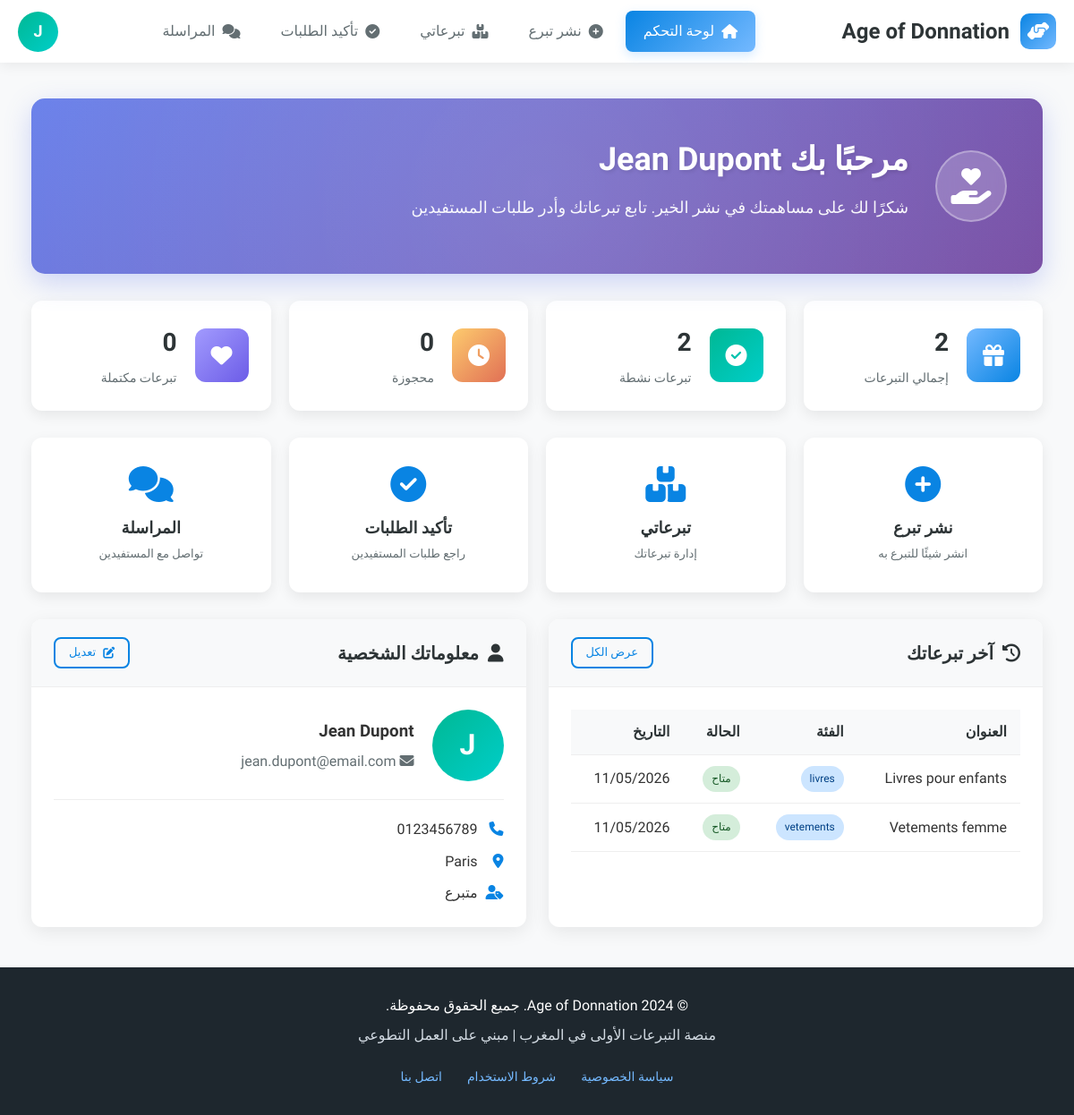
Screenshot of /donateur/dashboard.php (signed in) with the database file from the repository.
### tables this page shows
CREATE TABLE `users` (
  `id` INT(11) NOT NULL AUTO_INCREMENT,
  `nom` VARCHAR(100) NOT NULL,
  `email` VARCHAR(255) NOT NULL,
  `password` VARCHAR(255) NOT NULL,
  `type` ENUM('donateur','beneficiaire','livreur','admin') NOT NULL,
  `telephone` VARCHAR(20) DEFAULT NULL,
  `adresse` TEXT DEFAULT NULL,
  `ville` VARCHAR(100) DEFAULT NULL,
  `status` ENUM('active','inactive','pending') DEFAULT 'active',
  `reset_token` VARCHAR(100) DEFAULT NULL,
  `reset_expires` DATETIME DEFAULT NULL,
  `created_at` TIMESTAMP NOT NULL DEFAULT CURRENT_TIMESTAMP,
  `updated_at` TIMESTAMP NOT NULL DEFAULT CURRENT_TIMESTAMP ON UPDATE CURRENT_TIMESTAMP,
  PRIMARY KEY (`id`),
  UNIQUE KEY `email` (`email`)
);

CREATE TABLE `dons` (
  `id` INT(11) NOT NULL AUTO_INCREMENT,
  `donateur_id` INT(11) NOT NULL,
  `titre` VARCHAR(255) NOT NULL,
  `description` TEXT NOT NULL,
  `photo_principale` VARCHAR(255) DEFAULT NULL,
  `categorie` ENUM('vetements','nourriture','meubles','livres','electromenager','divers') NOT NULL,
  `etat` ENUM('neuf','bon_etat','usage') NOT NULL,
  `adresse_retrait` TEXT DEFAULT NULL,
  `ville` VARCHAR(100) DEFAULT NULL,
  `livraison_option` ENUM('none','fifty','full') DEFAULT 'none',
  `statut` ENUM('disponible','reserve','donne','expire') DEFAULT 'disponible',
  `is_deleted` TINYINT(1) DEFAULT 0,
  `deleted_at` TIMESTAMP NULL DEFAULT NULL,
  `created_at` TIMESTAMP NOT NULL DEFAULT CURRENT_TIMESTAMP,
  `updated_at` TIMESTAMP NOT NULL DEFAULT CURRENT_TIMESTAMP ON UPDATE CURRENT_TIMESTAMP,
  PRIMARY KEY (`id`),
  KEY `donateur_id` (`donateur_id`),
  CONSTRAINT `dons_ibfk_1`
    FOREIGN KEY (`donateur_id`) REFERENCES `users` (`id`)
    ON DELETE CASCADE
);

### donateur/dashboard.php (the view, shortened to what this page needs)
<?php
$database = new Database();
$db = $database->getConnection();
$user_id = $_SESSION['user_id'];
$query_user = "SELECT * FROM users WHERE id = :user_id";
$stmt_user = $db->prepare($query_user);
$stmt_user->bindParam(":user_id", $user_id);
$stmt_user->execute();
$current_user = $stmt_user->fetch(PDO::FETCH_ASSOC);
$stats_query = "
    SELECT
        COUNT(*) as total_dons,
        SUM(CASE WHEN statut = 'donne' THEN 1 ELSE 0 END) as dons_termines,
        SUM(CASE WHEN statut = 'disponible' THEN 1 ELSE 0 END) as dons_actifs,
        SUM(CASE WHEN statut = 'reserve' THEN 1 ELSE 0 END) as dons_reserves
    FROM dons
    WHERE donateur_id = :user_id
";
$stats_stmt = $db->prepare($stats_query);
$stats_stmt->bindParam(":user_id", $user_id);
$stats_stmt->execute();
$stats = $stats_stmt->fetch(PDO::FETCH_ASSOC);
$dons_query = "SELECT * FROM dons WHERE donateur_id = :user_id ORDER BY created_at DESC LIMIT 5";
$dons_stmt = $db->prepare($dons_query);
$dons_stmt->bindParam(":user_id", $user_id);
$dons_stmt->execute();
$dons_recent = $dons_stmt->fetchAll(PDO::FETCH_ASSOC);
?>
<!DOCTYPE html>
<html lang="fr" dir="rtl">
<head>
    <link rel="stylesheet" href="https://cdnjs.cloudflare.com/ajax/libs/font-awesome/6.4.0/css/all.min.css">
</head>
<body>
    <nav class="navbar">
        <a href="dashboard.php" class="logo">
            <div class="logo-icon">
                <i class="fas fa-hands-helping"></i>
            </div>
            <span>Age of Donnation</span>
        </a>
        <ul class="nav-links" id="navLinks">
            <li class="nav-item"><a href="dashboard.php" class="nav-link active"><i class="fas fa-home"></i> لوحة التحكم</a></li>
            <li class="nav-item"><a href="publier-don.php" class="nav-link"><i class="fas fa-plus-circle"></i> نشر تبرع</a></li>
            <li class="nav-item"><a href="mes-dons.php" class="nav-link"><i class="fas fa-boxes"></i> تبرعاتي</a></li>
            <li class="nav-item"><a href="confirmer-commandes.php" class="nav-link"><i class="fas fa-check-circle"></i> تأكيد الطلبات</a></li>
            <li class="nav-item"><a href="messagerie.php" class="nav-link"><i class="fas fa-comments"></i> المراسلة</a></li>
        </ul>
        <div class="user-menu">
            <div class="user-avatar" onclick="toggleDropdown()" title="الملف الشخصي">
                <?php echo strtoupper(substr($current_user['nom'], 0, 1)); ?>
            </div>
        </div>
    </nav>
    <div class="main-content">
        <div class="container">
            <div class="welcome-section">
                <div class="welcome-content">
                    <div class="welcome-icon">
                        <i class="fas fa-hand-holding-heart"></i>
                    </div>
                    <div class="welcome-text">
                        <h1>مرحبًا بك <?php echo htmlspecialchars($current_user['nom']); ?></h1>
                        <p>شكرًا لك على مساهمتك في نشر الخير. تابع تبرعاتك وأدر طلبات المستفيدين</p>
                    </div>
                </div>
            </div>
            <div class="stats-grid">
                <div class="stat-card">
                    <div class="stat-icon" style="background: linear-gradient(135deg, #74b9ff, #0984e3);">
                        <i class="fas fa-gift"></i>
                    </div>
                    <div class="stat-content">
                        <h3><?php echo $stats['total_dons'] ?? 0; ?></h3>
                        <p>إجمالي التبرعات</p>
                    </div>
                </div>
                <div class="stat-card">
                    <div class="stat-icon" style="background: linear-gradient(135deg, #00b894, #00cec9);">
                        <i class="fas fa-check-circle"></i>
                    </div>
                    <div class="stat-content">
                        <h3><?php echo $stats['dons_actifs'] ?? 0; ?></h3>
                        <p>تبرعات نشطة</p>
                    </div>
                </div>
                <div class="stat-card">
                    <div class="stat-icon" style="background: linear-gradient(135deg, #fdcb6e, #e17055);">
                        <i class="fas fa-clock"></i>
                    </div>
                    <div class="stat-content">
                        <h3><?php echo $stats['dons_reserves'] ?? 0; ?></h3>
                        <p>محجوزة</p>
                    </div>
                </div>
                <div class="stat-card">
                    <div class="stat-icon" style="background: linear-gradient(135deg, #a29bfe, #6c5ce7);">
                        <i class="fas fa-heart"></i>
                    </div>
                    <div class="stat-content">
                        <h3><?php echo $stats['dons_termines'] ?? 0; ?></h3>
                        <p>تبرعات مكتملة</p>
                    </div>
                </div>
            </div>
            <div class="quick-actions">
                <a href="publier-don.php" class="action-card" style="position: relative;">
                    <i class="fas fa-plus-circle"></i>
                    <h4>نشر تبرع</h4>
                    <p>انشر شيئًا للتبرع به</p>
                </a>
                <a href="mes-dons.php" class="action-card">
                    <i class="fas fa-boxes"></i>
                    <h4>تبرعاتي</h4>
                    <p>إدارة تبرعاتك</p>
                </a>
                <a href="confirmer-commandes.php" class="action-card" style="position: relative;">
                    <i class="fas fa-check-circle"></i>
                    <h4>تأكيد الطلبات</h4>
                    <p>راجع طلبات المستفيدين</p>
                </a>
                <a href="messagerie.php" class="action-card">
                    <i class="fas fa-comments"></i>
                    <h4>المراسلة</h4>
                    <p>تواصل مع المستفيدين</p>
                </a>
            </div>
            <div class="grid-2">
                <div class="card">
                    <div class="card-header">
                        <h3><i class="fas fa-history"></i> آخر تبرعاتك</h3>
                        <a href="mes-dons.php" class="btn btn-outline btn-sm">عرض الكل</a>
                    </div>
                    <div class="card-body">
                        <?php if(empty($dons_recent)): ?>
                            <div style="text-align: center; padding: 40px;">
                                <i class="fas fa-gift" style="font-size: 60px; color: #ccc; margin-bottom: 20px;"></i>
                                <p style="color: #666;">لم تقم بنشر أي تبرعات بعد</p>
                                <a href="publier-don.php" class="btn btn-primary" style="margin-top: 15px;">
                                    <i class="fas fa-plus"></i> نشر أول تبرع
                                </a>
                            </div>
                        <?php else: ?>
                            <div class="table-responsive">
                                <table class="table">
                                    <thead>
                                        <tr>
                                            <th>العنوان</th>
                                            <th>الفئة</th>
                                            <th>الحالة</th>
                                            <th>التاريخ</th>
                                        </tr>
                                    </thead>
                                    <tbody>
                                        <?php foreach($dons_recent as $don): ?>
                                        <tr>
                                            <td><?php echo htmlspecialchars($don['titre']); ?></td>
                                            <td>
                                                <span class="badge badge-primary"><?php echo $don['categorie']; ?></span>
                                            </td>
                                            <td>
                                                <?php if($don['statut'] == 'disponible'): ?>
                                                    <span class="badge badge-success">متاح</span>
                                                <?php elseif($don['statut'] == 'reserve'): ?>
                                                    <span class="badge badge-warning">محجوز</span>
                                                <?php elseif($don['statut'] == 'donne'): ?>
                                                    <span class="badge badge-info">مكتمل</span>
                                                <?php endif; ?>
                                            </td>
                                            <td><?php echo date('d/m/Y', strtotime($don['created_at'])); ?></td>
                                        </tr>
                                        <?php endforeach; ?>
                                    </tbody>
                                </table>
                            </div>
                        <?php endif; ?>
                    </div>
                </div>
                <div class="card">
                    <div class="card-header">
                        <h3><i class="fas fa-user"></i> معلوماتك الشخصية</h3>
                        <a href="profile.php" class="btn btn-outline btn-sm">
                            <i class="fas fa-edit"></i> تعديل
                        </a>
                    </div>
                    <div class="card-body">
                        <div style="display: flex; align-items: center; gap: 20px; margin-bottom: 20px;">
                            <div class="profile-avatar" style="width: 80px; height: 80px; font-size: 32px;">
                                <?php echo strtoupper(substr($current_user['nom'], 0, 1)); ?>
                            </div>
                            <div>
                                <h3 style="margin-bottom: 5px;"><?php echo htmlspecialchars($current_user['nom']); ?></h3>
                                <p style="color: var(--secondary);"><i class="fas fa-envelope"></i> <?php echo htmlspecialchars($current_user['email']); ?></p>
                            </div>
                        </div>
                        <div style="border-top: 1px solid #eee; padding-top: 20px;">
                            <?php if($current_user['telephone']): ?>
                                <p style="margin-bottom: 10px;"><i class="fas fa-phone" style="width: 25px; color: var(--accent);"></i> <?php echo htmlspecialchars($current_user['telephone']); ?></p>
                            <?php endif; ?>
                            <?php if($current_user['ville']): ?>
                                <p style="margin-bottom: 10px;"><i class="fas fa-map-marker-alt" style="width: 25px; color: var(--accent);"></i> <?php echo htmlspecialchars($current_user['ville']); ?></p>
                            <?php endif; ?>
                            <p><i class="fas fa-user-tag" style="width: 25px; color: var(--accent);"></i> متبرع</p>
                        </div>
                    </div>
                </div>
            </div>
        </div>
    </div>
<?php require_once '../includes/footer.php'; ?>
</body>
</html>

### rows the page displays
users: nom "J", nom "Jean Dupont", email "jean.dupont@email.com", telephone "0123456789", ville "Paris"
dons: titre "Livres pour enfants", categorie "livres", statut "متاح", created_at "11/05/2026"
dons: titre "Vetements femme", categorie "vetements", statut "متاح", created_at "11/05/2026"

### other values shown
$stats['total_dons'] "2"
$stats['dons_actifs'] "2"
$stats['dons_reserves'] "0"
$stats['dons_termines'] "0"
